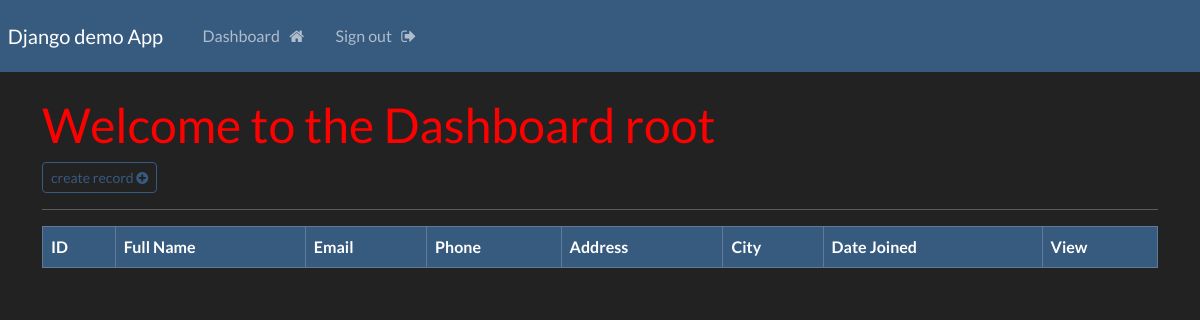
Before: /dashboard (signed in) with the older database file.
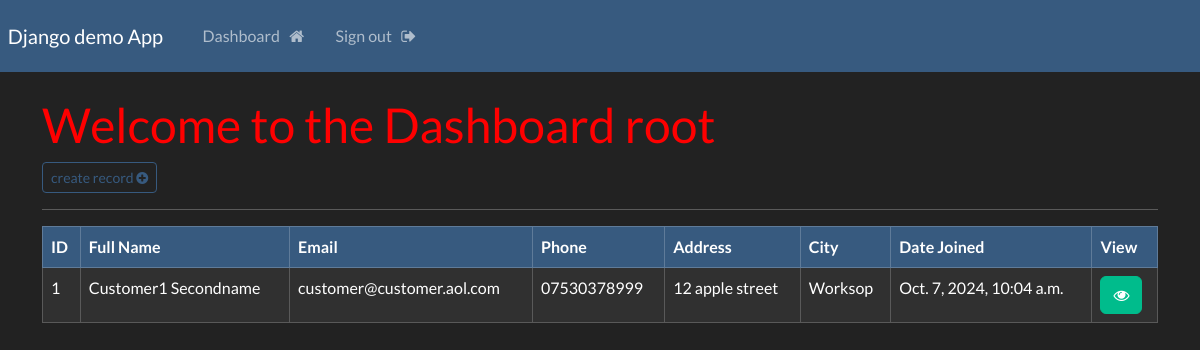
After: the same page with the newer database file.
### website/models.py (models this page shows, shortened)
class Record(models.Model):
    creation_data = models.DateTimeField(auto_now_add = True)
    first_name = models.CharField(max_length = 100)
    last_name = models.CharField(max_length = 100)
    email = models.CharField(max_length = 255)
    phone = models.CharField(max_length = 20)
    address = models.CharField(max_length = 255)
    city = models.CharField(max_length = 255)

### website/views.py (the view)
# urls.py: path('dashboard', views.dashboard, name="dashboard"),
@login_required(login_url='my-login')
def dashboard(request):
    my_records = Record.objects.all()
    context = {'records' : my_records}
    return render(request, 'website/dashboard.html', context=context)

### website/templates/website/dashboard.html
{% extends 'website/base.html' %}
{% block content %}
    <h1> Welcome to the Dashboard {{user}}</h1>
    <a class="btn btn-outline-primary btn-sm" href="{% url 'create-record' %}"> create record <i class="fa fa-plus-circle" aria-hidden="true"></i>
    </a>
    <br>
    <hr>
    <table class="table table-dark table-hover table-bordered">
        <thead class="table-primary">
            <tr>
                <th scope="col"> ID </th>
                <th scope="col"> Full Name </th>
                <th scope="col"> Email </th>
                <th scope="col"> Phone </th>
                <th scope="col"> Address </th>
                <th scope="col"> City </th>
                <th scope="col"> Date Joined </th>
                <th scope="col"> View </th>
            </tr>
        </thead>
        <tbody>
        {% if records %}
            {% for record in records%}
            <tr>
                <td> {{record.id}} </td>
                <td> {{record.first_name}} {{record.last_name}} </td>
                <td> {{record.email}} </td>
                <td> {{record.phone}} </td>
                <td> {{record.address}} </td>
                <td> {{record.city}} </td>
                <td> {{record.creation_data}} </td>
                <td> <a class="btn btn-success btn-small" href={% url 'record' record.id %}>
                    <i class="fa fa-eye" aria-hidden="true"></i>
                </a> </td>
            </tr>
            {% endfor %}
        {% endif %}
        </tbody>
    </table>
{% endblock %}

Changed rows visible on the page:
added Record: id "1", first_name "Customer1", last_name "Secondname", email "customer@customer.aol.com", phone "07530378999", address "12 apple street", city "Worksop", creation_data "Oct. 7, 2024, 10:04 a.m."
